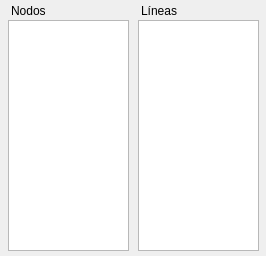
<?xml version="1.0" encoding="UTF-8"?>
<ui version="4.0">
 <class>Form</class>
 <widget class="QWidget" name="Form">
  <property name="windowModality">
   <enum>Qt::WindowModal</enum>
  </property>
  <property name="geometry">
   <rect>
    <x>0</x>
    <y>0</y>
    <width>266</width>
    <height>256</height>
   </rect>
  </property>
  <property name="windowTitle">
   <string>Selección</string>
  </property>
  <widget class="QLabel" name="label">
   <property name="geometry">
    <rect>
     <x>11</x>
     <y>4</y>
     <width>47</width>
     <height>13</height>
    </rect>
   </property>
   <property name="text">
    <string>Nodos</string>
   </property>
  </widget>
  <widget class="QLabel" name="label_2">
   <property name="geometry">
    <rect>
     <x>141</x>
     <y>4</y>
     <width>47</width>
     <height>13</height>
    </rect>
   </property>
   <property name="text">
    <string>Líneas</string>
   </property>
  </widget>
  <widget class="QListWidget" name="liwNodos">
   <property name="geometry">
    <rect>
     <x>8</x>
     <y>20</y>
     <width>121</width>
     <height>231</height>
    </rect>
   </property>
  </widget>
  <widget class="QListWidget" name="liwLineas">
   <property name="geometry">
    <rect>
     <x>138</x>
     <y>20</y>
     <width>121</width>
     <height>231</height>
    </rect>
   </property>
  </widget>
 </widget>
 <tabstops>
  <tabstop>liwNodos</tabstop>
  <tabstop>liwLineas</tabstop>
 </tabstops>
 <resources/>
 <connections/>
</ui>
